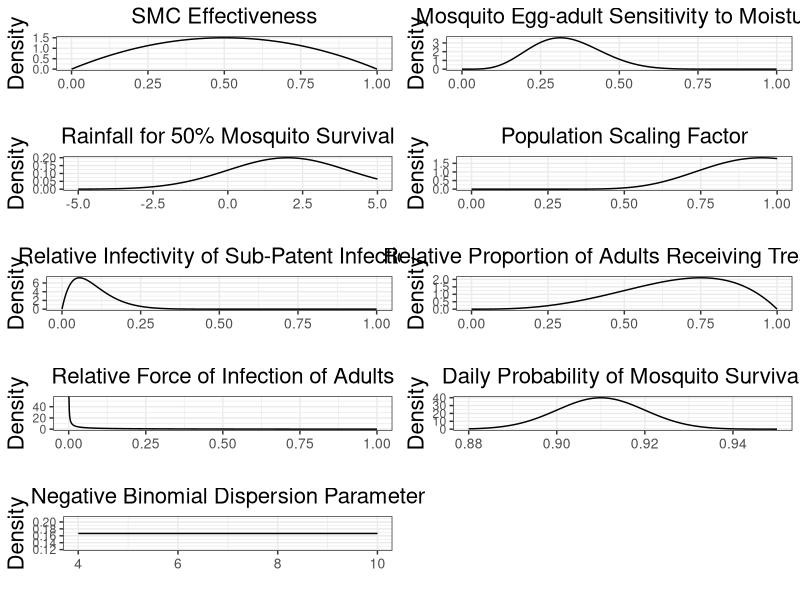

Write R code to recreate this figure.
# Load necessary libraries
library(ggplot2)
library(gridExtra)

theme_pop <- theme(plot.title = element_text(hjust=0.5, size=16),
                   axis.text.x = element_text(size = 10),
                   axis.title.y = element_text(size = 16),
                   legend.title = element_text(size=16),
                   legend.text = element_text(size = 14))

# Function to plot beta distribution
plot_beta <- function(alpha, beta, title) {
  x <- seq(0, 1, length.out = 1000)
  y <- dbeta(x, alpha, beta)
  data <- data.frame(x = x, y = y)
  ggplot(data, aes(x, y)) +
    geom_line() +
    ggtitle(title) +
    xlab('') +
    ylab('Density') + theme_bw() + theme_pop
}

# Function to plot normal distribution
plot_normal <- function(mu, sigma, title, xlim_vals) {
  x <- seq(xlim_vals[1], xlim_vals[2], length.out = 1000)
  y <- dnorm(x, mu, sigma)
  data <- data.frame(x = x, y = y)
  ggplot(data, aes(x, y)) +
    geom_line() +
    ggtitle(title) +
    xlab('') +
    ylab('Density') + theme_bw() + theme_pop
}

# Function to plot gamma distribution
plot_gamma <- function(alpha, beta, title) {
  x <- seq(0, 1, length.out = 1000)
  y <- dgamma(x, alpha, scale = 1/beta)
  data <- data.frame(x = x, y = y)
  ggplot(data, aes(x, y)) +
    geom_line() +
    ggtitle(title) +
    xlab('') +
    ylab('Density') + theme_bw() + theme_pop
}

# Function to plot uniform distribution
plot_uniform <- function(min_val, max_val, title) {
  x <- seq(min_val, max_val, length.out = 1000)
  y <- dunif(x, min_val, max_val)
  data <- data.frame(x = x, y = y)
  ggplot(data, aes(x, y)) +
    geom_line() +
    ggtitle(title) +
    xlab('') +
    ylab('Density') + theme_bw() + theme_pop
}

# Generate plots for each prior
p1 <- plot_beta(2, 2, 'SMC Effectiveness')
p2 <- plot_beta(6, 12, 'Mosquito Egg-adult Sensitivity to Moisture')
p3 <- plot_normal(2, 2, 'Rainfall for 50% Mosquito Survival', c(-5, 5))
p4 <- plot_gamma(20, 20, 'Population Scaling Factor')
p5 <- plot_beta(2, 18, 'Relative Infectivity of Sub-Patent Infection')
p6 <- plot_beta(4, 2, 'Relative Proportion of Adults Receiving Treatment')
p7 <- plot_beta(0.25, 2.065, 'Relative Force of Infection of Adults')
p8 <- plot_normal(0.91, 0.01, 'Daily Probability of Mosquito Survival', c(0.88, 0.95))
p9 <- plot_uniform(4, 10, 'Negative Binomial Dispersion Parameter')

# Combine all plots into one
p_all <- grid.arrange(p1, p2, p3, p4, p5, p6, p7, p8, p9, ncol = 2)

# Save plots
plot_loc <- "C:/Users/putnni/Documents/MastersThesisTPH/MastersThesisGit/plots/"
ggsave(p_all, filename = paste(plot_loc, "results/prior_plots.pdf", sep = ""), device = "pdf",
       heigh = 12, width = 11, units = "in")

